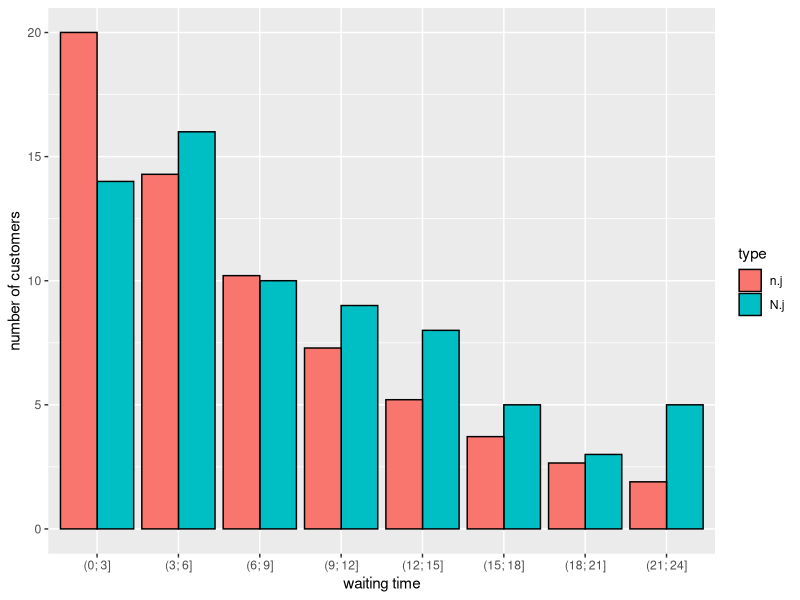
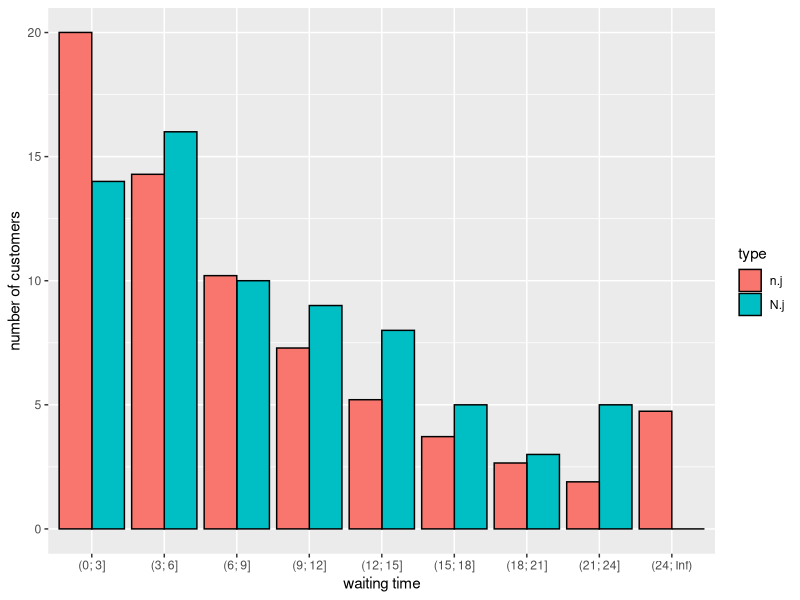
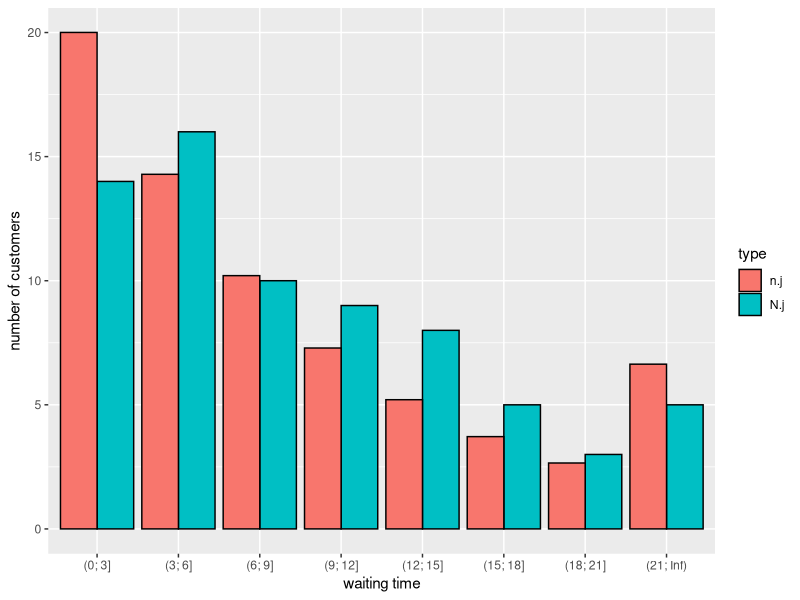

Source code (R) for these figures, in order:
library("dplyr")
library("tidyr")
library("ggplot2")
library("GGally")

dt <- read.csv2(file = "data/line.csv")
str(dt)
summary(dt)
View(dt)

k <- nrow(dt)
n <- sum(dt$NumCustomers)
categories <- dt$WaitingTime

dt <- dt |> mutate(
	time = factor(WaitingTime, labels = categories, levels = categories, ordered = TRUE), # ordered factor
	time.from = seq(0, 21, by = 3),
	time.to = seq(3, 24, by = 3),
	time.avg = (time.from + time.to) / 2, 
	N.j = NumCustomers, 
	lambda = 1 / (sum (time.avg * N.j) / n), 
	p.j = pexp(time.to, lambda) - pexp(time.from, lambda),
	n.j = n * p.j
	)
View(dt)

sum(dt$N.j)
sum(dt$n.j) # ! 
sum(dt$p.j) # ! 

dt.long <- dt |> tidyr::pivot_longer(cols = c(N.j, n.j), names_to = "type", values_to = "freq")
ggplot(dt.long, aes(x = time, y = freq, fill = type)) + 
	geom_col(position = "dodge", color = "black") + 
	labs(x = "waiting time", y = "number of customers")

d0 <- data.frame(
		time = factor("(24; Inf)"), 
		WaitingTime = NA, 
		NumCustomers = 0, 
		N.j = 0, 
		time.from = 24, 
		time.to = Inf, 
		time.avg = Inf, 
		lambda = dt$lambda[1]) |> 
	mutate(
		p.j = 1 - pexp(24, lambda),
		n.j = n * p.j
	)

dt <- dt |> rbind(d0)

sum(dt$N.j)
sum(dt$n.j)
sum(dt$p.j)
# OK

dt.long <- dt |> tidyr::pivot_longer(cols = c(N.j, n.j), names_to = "type", values_to = "freq")
ggplot(dt.long, aes(x = time, y = freq, fill = type)) + 
	geom_col(position = "dodge", color = "black") + 
	labs(x = "waiting time", y = "number of customers")

# Assumptions
dt$n.j >= 5 
# Yarnold's criterion
q <- sum (dt$n.j < 5) / k
q
dt$n.j >= 5 * q

# => merge, e.g, the last 2 categories
d1 <- dt |> filter(time.avg <= 19.5)
d2 <- dt |> filter(time.avg >= 22.5) |> 
	summarise(across(c(NumCustomers, N.j, p.j, n.j), sum)) |> 
	mutate(WaitingTime = "(21; Inf)", time = "(21; Inf)", time.from = 21, time.to = Inf, time.avg = Inf, lambda = dt$lambda[1])
dt2 <- d1 |> rbind(d2)

View(dt2)
k2 <- nrow(dt2)

sum(dt$N.j)
sum(dt$n.j)
sum(dt$p.j)
# OK

dt2.long <- dt2 |> tidyr::pivot_longer(cols = c(N.j, n.j), names_to = "type", values_to = "freq")
ggplot(dt2.long, aes(x = time, y = freq, fill = type)) + 
	geom_col(position = "dodge", color = "black") + 
	labs(x = "waiting time", y = "number of customers")

# Assumptions
dt2$n.j >= 5 
# Yarnold's criterion
q <- sum (dt2$n.j < 5) / k
q
dt2$n.j >= 5 * q
# Yarnold's criterion is OK

K <- sum(dt2$N.j^2 / (dt2$n.j)) - n
K
qchisq (0.95, df = k2 - 1 - 1) # remember -1
K >= qchisq (0.95, df = k2 - 1 - 1) # remember -1
#	p-value
1 - pchisq (K, df = k2 - 1 - 1) # remember -1


###################################################################
# Specific test for exponential distribution
X <- rep(dt$time.avg, dt$N.j)
# or, using "tidyverse" syntax
X <- dt |> select(time.avg, N.j) |> 
	tidyr::uncount(N.j) |> 
	pull(time.avg)

Q <- (n - 1) * var(X) / (mean(X))^2 
Q
q1 = qchisq (0.025, n - 1)
q2 = qchisq (0.975, n - 1)
c(q1, q2)
Q <= q1 | Q >= q2

